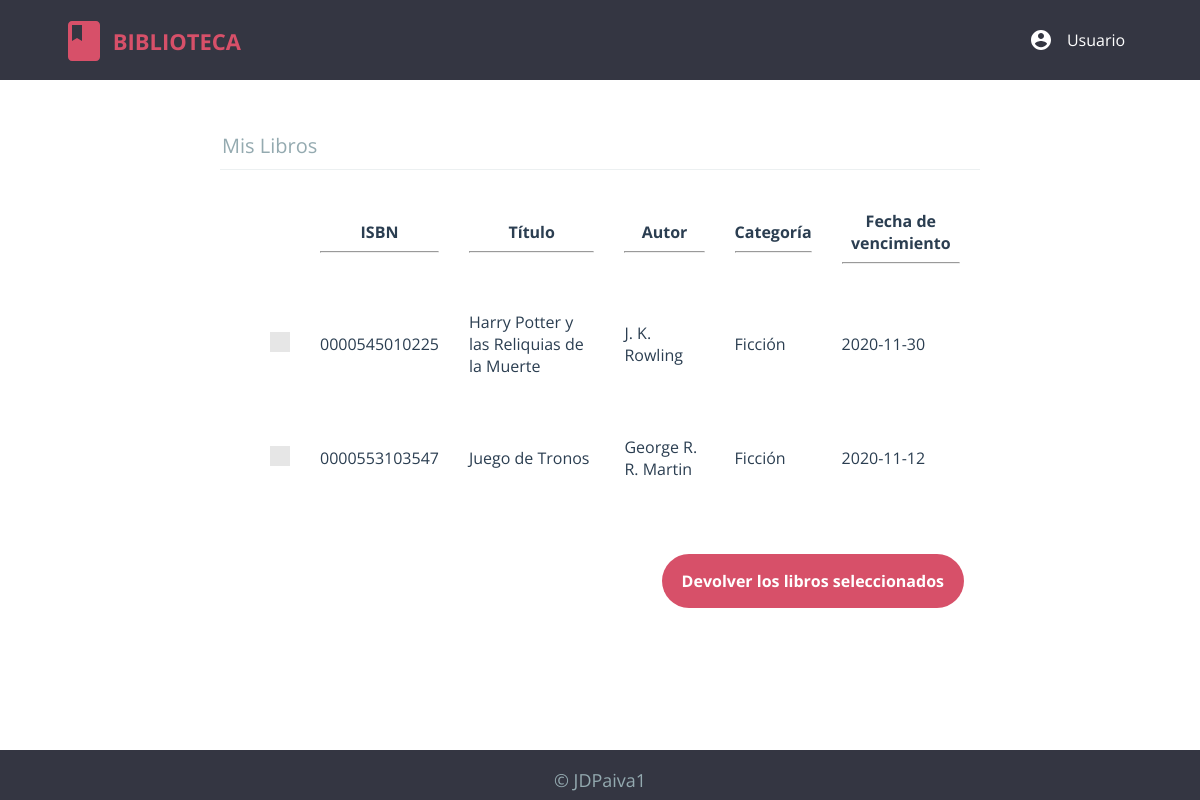
Page /member/my_books.php (signed in) on the committed database.
### tables this page shows
CREATE TABLE `book` (
  `id` int(11) NOT NULL,
  `isbn` char(13) NOT NULL,
  `title` varchar(80) NOT NULL,
  `author` int(11) NOT NULL,
  `category` int(11) NOT NULL,
  `availability` tinyint(1) UNSIGNED NOT NULL DEFAULT '1'
);

CREATE TABLE `author` (
  `id` int(11) NOT NULL,
  `name` varchar(45) DEFAULT NULL
);

CREATE TABLE `category` (
  `id` int(11) NOT NULL,
  `name` varchar(45) DEFAULT NULL
);

CREATE TABLE `book_issue_log` (
  `issue_id` int(11) NOT NULL,
  `member` varchar(20) NOT NULL,
  `book_id` int(11) NOT NULL,
  `due_date` date NOT NULL,
  `last_reminded` date DEFAULT NULL
);

### member/my_books.php (the view, shortened to what this page needs)
<?php
  require "../db_connect.php";
  require "../header.php";
  require "../footer.php";
?>
<html>
<head>
  <link rel="stylesheet" type="text/css" href="../css/global.css">
  <link rel="stylesheet" type="text/css" href="../css/custom_checkbox.css">
  <link rel="stylesheet" type="text/css" href="../css/form.css">
</head>
<body>
  <?php
    $query = $connect->prepare("SELECT book_id FROM book_issue_log WHERE member = ?;");
    $query->bind_param("s", $_SESSION['username']);
    $query->execute();
    $result = $query->get_result();
    $rows = mysqli_num_rows($result);
    if($rows == 0) {
      echo "<h2 align='center'>No hay libros solicitados actualmente</h2>";
    } else {
      echo "<form class='cd-form table' method='POST' action='#'>";
      echo "<legend>Mis Libros</legend>";
      echo"<table width='100%' cellpadding='10' cellspacing='10'>
          <tr>
            <th></th>
            <th>ISBN<hr></th>
            <th>Título<hr></th>
            <th>Autor<hr></th>
            <th>Categoría<hr></th>
            <th>Fecha de vencimiento<hr></th>
          </tr>";
      for($i=0; $i<$rows; $i++) {
        $id = mysqli_fetch_array($result)[0];
        if($id != NULL) {
          $query = $connect->prepare("SELECT * FROM book, author, category WHERE author.id = book.author AND category.id = book.category AND book.id = ?;");
          $query->bind_param("s", $id);
          $query->execute();
          $innerRow = mysqli_fetch_array($query->get_result());
          echo "<tr>
              <td>
                <label class='control control--checkbox'>
                  <input type='checkbox' name='cb_book".$i."' value='".$id."'>
                  <div class='control__indicator'></div>
                </label>
              </td>";
          echo "<td>".$innerRow[1]."</td>";
          echo "<td>".$innerRow[2]."</td>";
          echo "<td>".$innerRow[7]."</td>";
          echo "<td>".$innerRow[9]."</td>";
          $query = $connect->prepare("SELECT due_date FROM book_issue_log WHERE member = ? AND book_id = ?;");
          $query->bind_param("ss", $_SESSION['username'], $id);
          $query->execute();
          echo "<td>".mysqli_fetch_array($query->get_result())[0]."</td>";
          echo "</tr>";
        }
      }
      echo "</table><br />";
      echo "<input type='submit' name='b_return' value='Devolver los libros seleccionados' />";
      echo "</form>";
    }
  ?>
</body>
</html>

### header.php (shortened to what this page needs)
<html>
<head>
  <link rel="stylesheet" type="text/css" href="../css/header.css" />
</head>
<body>
  <header>
    <div id="cd-logo">
      <a href="/index.php">
        <img src="../img/ic_logo.svg" alt="Logo" />
        <p>BIBLIOTECA</p>
      </a>
    </div>
    <?php
      if(empty($_SESSION['type']));
      else if(strcmp($_SESSION['type'], "librarian") == 0) {
        echo "
          <div class='dropdown'>
            <button class='dropbtn librarian'>
              <p id='librarian-name'>".$_SESSION['username']."</p>
            </button>
            <div class='dropdown-content'>
              <a href='/logout.php'>Cerrar Sesión</a>
            </div>
          </div>";
      } else if(strcmp($_SESSION['type'], "member") == 0) {
        echo "
          <div class='dropdown'>
            <button class='dropbtn member'>
              <p id='librarian-name'>".$_SESSION['username']."</p>
            </button>
            <div class='dropdown-content'>
              <a href='my_books.php'>Mis Libros</a>
              <a href='/logout.php'>Cerrar Sesión</a>
            </div>
          </div>";
      }
    ?>
  </header>
</body>
</html>

### footer.php (shortened to what this page needs)
<html>
<head>
  <link rel="stylesheet" type="text/css" href="../css/footer.css"/>
</head>
<body>
  <footer id="footer">
    <div>
      <a href="https://jdpaiva.me">
        <p>© JDPaiva1</p>
      </a>
    </div>
  </footer>
</body>
</html>

### css/header.css (style rules this page uses)
html * { -webkit-font-smoothing: antialiased; -moz-osx-font-smoothing: grayscale; }
*, *:after, *:before { -webkit-box-sizing: border-box; -moz-box-sizing: border-box; box-sizing: border-box; }
body { font-size: 100%; font-family: "Open Sans", sans-serif; background-color: white; margin: 0; }
img { max-width: 100%; }
header { position: relative; height: 5em; background: #343642; display: flex; justify-content: space-between; }
header #cd-logo { float: left; margin: 0 0 0 5%; -webkit-transform-origin: 0 50%; -moz-transform-origin: 0 50%; -ms-transform-origin: 0 50%; -o-transform-origin: 0 50%; transform-origin: 0 50%; -webkit-transform: scale(0.8); -moz-transform: scale(0.8); -ms-transform: scale(0.8); -o-transform: scale(0.8); transform: scale(0.8); }
header #cd-logo img , header #cd-logo p { display: inline-block; vertical-align: middle; }
header #cd-logo p { font-size: 2.2rem !important; color: #d75069; font-weight: bold; }
header a { text-decoration: none; }
@media only screen and (min-width: 768px) { header { height: 80px; } }
@media only screen and (min-width: 768px) { header #cd-logo { margin: 4px 0 0 5%; -webkit-transform: scale(1); -moz-transform: scale(1); -ms-transform: scale(1); -o-transform: scale(1); transform: scale(1); } }
.dropbtn { background-color: #d75069; margin-top: 10%; color: white; min-width: 120px; padding: 0 8px 0 8px; font-size: 16px; font-family: "Open Sans", sans-serif; border: 1px solid rgba(0,0,0,0); border-radius: 1.5em; cursor: pointer; }
.dropbtn.member { background: url("../img/ic_member.svg") no-repeat 8px center; }
#librarian-name { margin-left: 32px; }
.dropdown { position: relative; display: inline-block; margin-right: 5%; }

### css/footer.css (style rules this page uses)
#footer { position: absolute; bottom: 0; height: 5rem; width: 100%; background: #343642; text-align: center; }
#footer a { color: #94aab0; text-decoration: none; }

### css/global.css (style rules this page uses)
*, *::after, *::before { -webkit-box-sizing: border-box; -moz-box-sizing: border-box; box-sizing: border-box; }
html { font-size: 62.5%; }
body { font-size: 1.8rem; font-family: "Open Sans", sans-serif; color: #2b3e51; background-color: #ffffff; position: relative; min-height: 100vh; }

### css/custom_checkbox.css (style rules this page uses)
.control { font-size: 18px; position: relative; display: block; margin-bottom: 15px; padding-left: 30px; cursor: pointer; }
.control__indicator { position: absolute; top: -2px; left: 0; width: 20px; height: 20px; background: #e6e6e6; }
.control__indicator:after { position: absolute; display: none; content: ''; }
.control--checkbox .control__indicator:after { top: 4px; left: 8px; width: 5px; height: 10px; transform: rotate(45deg); border: solid #fff; border-width: 0 2px 2px 0; }

### css/form.css (style rules this page uses)
.cd-form { width: 90%; max-width: 600px; margin: 4em auto; font-size: 1.3rem; color: #94aab0; margin-bottom: 10px; display: block; }
.cd-form.table { max-width: 95vh; }
.cd-form table { margin: 0 auto; }
.cd-form::after { clear: both; content: ""; display: table; }
.cd-form legend { padding-bottom: 10px; margin-bottom: 20px; font-size: 2rem; border-bottom: 1px solid #ecf0f1; display: block; width: 100%; -webkit-appearance: none; -moz-appearance: none; -ms-appearance: none; -o-appearance: none; appearance: none; }
.cd-form div { position: relative; margin: 20px auto; }
.cd-form input, .cd-form select { font-family: "Open Sans", sans-serif; font-size: 1.6rem; color: #2b3e51; }
.cd-form input[type="text"], .cd-form input[type="password"], .cd-form input[type="email"], .cd-form input[type="number"], .cd-form select, .cd-form legend { display: block; width: 100%; -webkit-appearance: none; -moz-appearance: none; -ms-appearance: none; -o-appearance: none; appearance: none; }
.cd-form input[type="submit"] { border: none; background: #d75069; border-radius: 2em; padding: 16px 20px; margin: 1em; color: #ffffff; font-family: "Open Sans", sans-serif; font-weight: bold; float: right; cursor: pointer; -webkit-font-smoothing: antialiased; -moz-osx-font-smoothing: grayscale; -webkit-appearance: none; -moz-appearance: none; -ms-appearance: none; -o-appearance: none; appearance: none; }
@media only screen and (min-width: 600px) { .cd-form div { margin: 32px auto; } }

### rows in the picture
book: isbn "0000545010225", title "Harry Potter y las Reliquias de la Muerte", author.name "J. K. Rowling", category.name "Ficción", book_issue_log.due_date "2020-11-30"
book: isbn "0000553103547", title "Juego de Tronos", author.name "George R. R. Martin", category.name "Ficción", book_issue_log.due_date "2020-11-12"

### other values in the picture
$_SESSION['username'] "Usuario"
